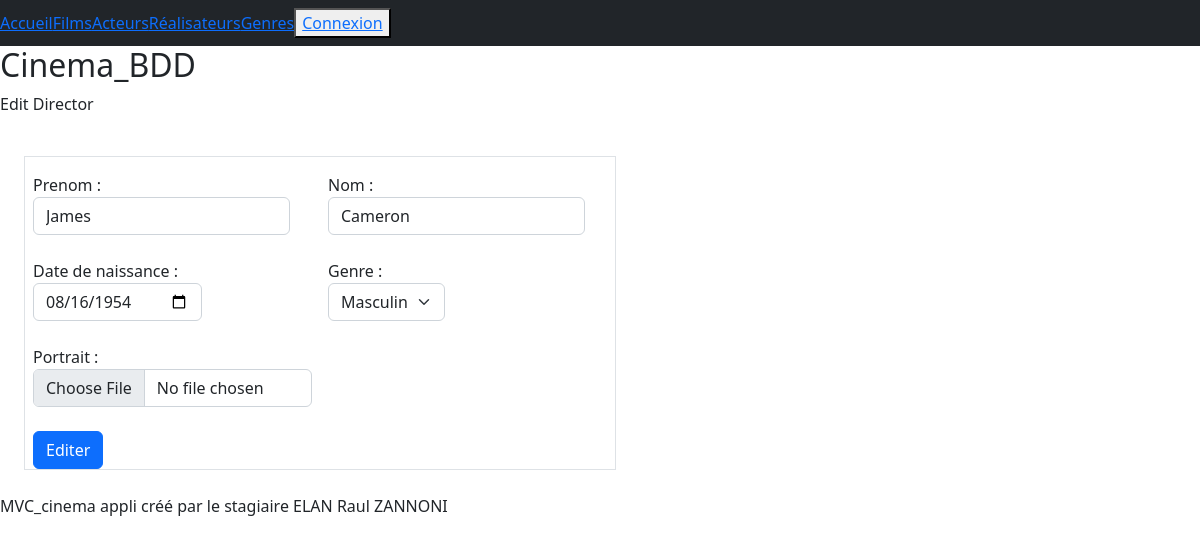
Page /index.php?action=editDirector&id=4 on the committed database.
### tables this page shows
CREATE TABLE IF NOT EXISTS `director` (
  `id_director` int(11) NOT NULL AUTO_INCREMENT,
  `id_person` int(11) NOT NULL,
  PRIMARY KEY (`id_director`),
  KEY `id_personne` (`id_person`),
  CONSTRAINT `FK_director_person` FOREIGN KEY (`id_person`) REFERENCES `person` (`id_person`)
);

CREATE TABLE IF NOT EXISTS `person` (
  `id_person` int(11) NOT NULL AUTO_INCREMENT,
  `first_name_person` varchar(50) NOT NULL,
  `name_person` varchar(50) NOT NULL,
  `sex_person` varchar(50) NOT NULL,
  `birth_person` date NOT NULL,
  `portrait_person` varchar(100) DEFAULT NULL,
  PRIMARY KEY (`id_person`)
);

### controller/CinemaController.php (called while the page is built, shortened)
<?php
class CinemaController
    {
        public function editDirector($id)
            {
                $pdo = Connect::dbConnect();
                $sql_directorDetail =  "SELECT * FROM person p, director d
                                        WHERE p.id_person = d.id_person
                                        AND d.id_person = :id";
                $db_directorDetail = $pdo->prepare($sql_directorDetail);
                $db_directorDetail->execute(["id" => $id]);
                require "view/directors/editDirector.php";
            }
    }
?>

### view/directors/editDirector.php (the view, shortened to what this page needs)
<?php
$directorDetail = $db_directorDetail->fetch();
?>
<div id="edit Director">
    <h2>Cinema_BDD</h2>
    <p>Edit Director</p>
</div>
<div class="p-2">
    <form class="row w-50 g-3 p-6 m-3 border" action="index.php?action=editDirector&id=<?= $directorDetail["id_person"]; ?>" method="post" enctype="multipart/form-data" autocomplete="off">
        <div class="col-md-6">
            <label for="first_name" class="form-label">Prenom :
                <input type="text" class="form-control" name="first_name" id="first_name" value="<?= $directorDetail["first_name_person"]; ?>">
            </label>
        </div>
        <div class="col-md-6">
            <label for="name" class="form-label">Nom :
                <input type="text" class="form-control" name="name" id="name" value="<?= $directorDetail["name_person"]; ?>">
            </label>
        </div>
        <div class="col-md-6">
            <label for="birth" class="form-label">Date de naissance :
                <input type="date" class="form-control" name="birth" id="birth" value="<?= $directorDetail["birth_person"]; ?>">
            </label>
        </div>
        <div class="col-md-6">
            <label for="sexe" class="form-label">Genre :
                <select class="form-select" name="sexe" id="sexe">
                    <?php
                        switch($directorDetail["sex_person"])
                            {
                                case "Masculin":
                                    echo    "<option value='Masculin' selected>Masculin</option>
                                            <option value='Feminin'>Feminin</option>
                                            <option value='Autre'>Autre</option>";
                                    break;
                            }
                    ?>
                </select>
            </label>
        </div>
        <div class="col-md-6">
            <label for="portrait" class="form-label">Portrait :
                <input type="file" class="form-control" name="portrait" id="portrait">
            </label>
        </div>
        <div class="col-12">
            <button type="submit" name="submit" class="btn btn-primary">Editer</button>
        </div>
    </form>
</div>
</div>
<?php
require "view/template.php";
?>

### rows in the picture
director: first_name "James", name "Cameron", birth "08/16/1954"
person: sexe "Masculin"
